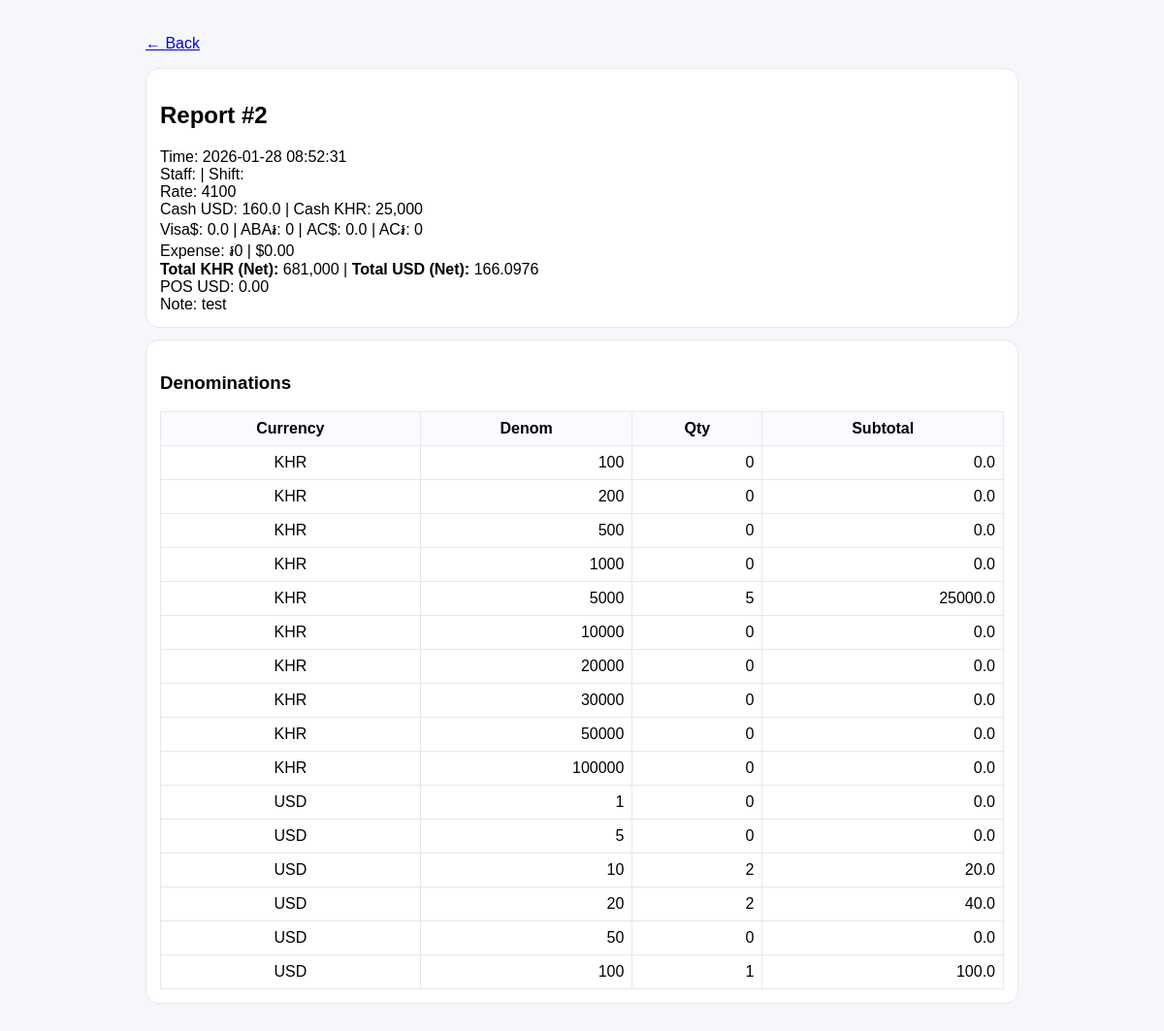
Page /reports/2 on the committed database.
### tables this page shows
CREATE TABLE reports (
            id INTEGER PRIMARY KEY AUTOINCREMENT,
            created_at TEXT NOT NULL,
            staff TEXT,
            shift TEXT,
            exchange_rate INTEGER NOT NULL,

            visa_usd REAL NOT NULL DEFAULT 0,
            aba_khr INTEGER NOT NULL DEFAULT 0,
            ac_usd REAL NOT NULL DEFAULT 0,
            ac_khr INTEGER NOT NULL DEFAULT 0,

            pos_usd REAL NOT NULL DEFAULT 0,

            cash_usd REAL NOT NULL,
            cash_khr INTEGER NOT NULL,

            total_khr INTEGER NOT NULL,
            total_usd REAL NOT NULL,

            note TEXT
        , expense_usd REAL NOT NULL DEFAULT 0, expense_khr INTEGER NOT NULL DEFAULT 0);

CREATE TABLE report_denoms (
            id INTEGER PRIMARY KEY AUTOINCREMENT,
            report_id INTEGER NOT NULL,
            currency TEXT NOT NULL,   -- 'KHR' or 'USD'
            denom INTEGER NOT NULL,
            qty INTEGER NOT NULL DEFAULT 0,
            subtotal REAL NOT NULL DEFAULT 0,
            FOREIGN KEY(report_id) REFERENCES reports(id)
        );

### app.py (the view)
@app.get("/reports/<int:report_id>")
def report_detail(report_id: int):
    conn = db()
    rep = conn.execute("SELECT * FROM reports WHERE id=?", (report_id,)).fetchone()
    denoms = conn.execute(
        "SELECT * FROM report_denoms WHERE report_id=? ORDER BY currency, denom",
        (report_id,)
    ).fetchall()
    conn.close()
    if not rep:
        return "Not found", 404
    return render_template("report_detail.html", rep=rep, denoms=denoms)

### app.py (called while the page is built)
def db():
    conn = sqlite3.connect(DB_PATH)
    conn.row_factory = sqlite3.Row
    return conn

### templates/report_detail.html (shortened to what this page needs)
<!doctype html>
<html>
<head>
</head>
<body>
<div class="wrap">
  <p><a href="/reports">← Back</a></p>
  <div class="card">
    <h2>Report #{{ rep.id }}</h2>
    <div>Time: {{ rep.created_at }}</div>
    <div>Staff: {{ rep.staff }} | Shift: {{ rep.shift }}</div>
    <div>Rate: {{ rep.exchange_rate }}</div>
    <div>Cash USD: {{ rep.cash_usd }} | Cash KHR: {{ "{:,}".format(rep.cash_khr) }}</div>
    <div>Visa$: {{ rep.visa_usd }} | ABA៛: {{ "{:,}".format(rep.aba_khr) }} | AC$: {{ rep.ac_usd }} | AC៛: {{ "{:,}".format(rep.ac_khr) }}</div>
    <div>Expense: ៛{{ "{:,}".format(rep.expense_khr) }} | ${{ "%.2f"|format(rep.expense_usd) }}</div>
    <div><b>Total KHR (Net):</b> {{ "{:,}".format(rep.total_khr) }} | <b>Total USD (Net):</b> {{ "%.4f"|format(rep.total_usd) }}</div>
    <div>POS USD: {{ "%.2f"|format(rep.pos_usd) }}</div>
    <div>Note: {{ rep.note }}</div>
  </div>
  <div class="card">
    <h3>Denominations</h3>
    <table>
      <thead><tr><th>Currency</th><th>Denom</th><th>Qty</th><th>Subtotal</th></tr></thead>
      <tbody>
        {% for d in denoms %}
        <tr>
          <td style="text-align:center">{{ d.currency }}</td>
          <td>{{ d.denom }}</td>
          <td>{{ d.qty }}</td>
          <td>{{ d.subtotal }}</td>
        </tr>
        {% endfor %}
      </tbody>
    </table>
  </div>
</div>
</body>
</html>

### templates/report_detail.html (style rules this page uses)
body { font-family:Arial,"Noto Sans Khmer",sans-serif;background:#f6f7fb;margin:0;padding:20px }
.wrap { max-width:900px;margin:0 auto }
.card { background:#fff;border:1px solid #e6e7ee;border-radius:14px;padding:14px;margin-bottom:12px }
table { width:100%;border-collapse:collapse }
th,td { border:1px solid #e6e7ee;padding:8px;text-align:right }
th { background:#fafbff;text-align:center }
td:first-child,th:first-child { text-align:center }

### rows in the picture
reports: id "2", created_at "2026-01-28 08:52:31", exchange_rate "4100", cash_usd "160.0", cash_khr "25,000", visa_usd "0.0", aba_khr "0", ac_usd "0.0", ac_khr "0", expense_khr "0", expense_usd "0.00", total_khr "681,000", total_usd "166.0976", pos_usd "0.00", note "test"
report_denoms: currency "KHR", denom "100", qty "0", subtotal "0.0"
report_denoms: currency "KHR", denom "200", qty "0", subtotal "0.0"
report_denoms: currency "KHR", denom "500", qty "0", subtotal "0.0"
report_denoms: currency "KHR", denom "1000", qty "0", subtotal "0.0"
report_denoms: currency "KHR", denom "5000", qty "5", subtotal "25000.0"
report_denoms: currency "KHR", denom "10000", qty "0", subtotal "0.0"
report_denoms: currency "KHR", denom "20000", qty "0", subtotal "0.0"
report_denoms: currency "KHR", denom "30000", qty "0", subtotal "0.0"
report_denoms: currency "KHR", denom "50000", qty "0", subtotal "0.0"
report_denoms: currency "KHR", denom "100000", qty "0", subtotal "0.0"
report_denoms: currency "USD", denom "1", qty "0", subtotal "0.0"
report_denoms: currency "USD", denom "5", qty "0", subtotal "0.0"
report_denoms: currency "USD", denom "10", qty "2", subtotal "20.0"
report_denoms: currency "USD", denom "20", qty "2", subtotal "40.0"
report_denoms: currency "USD", denom "50", qty "0", subtotal "0.0"
report_denoms: currency "USD", denom "100", qty "1", subtotal "100.0"
